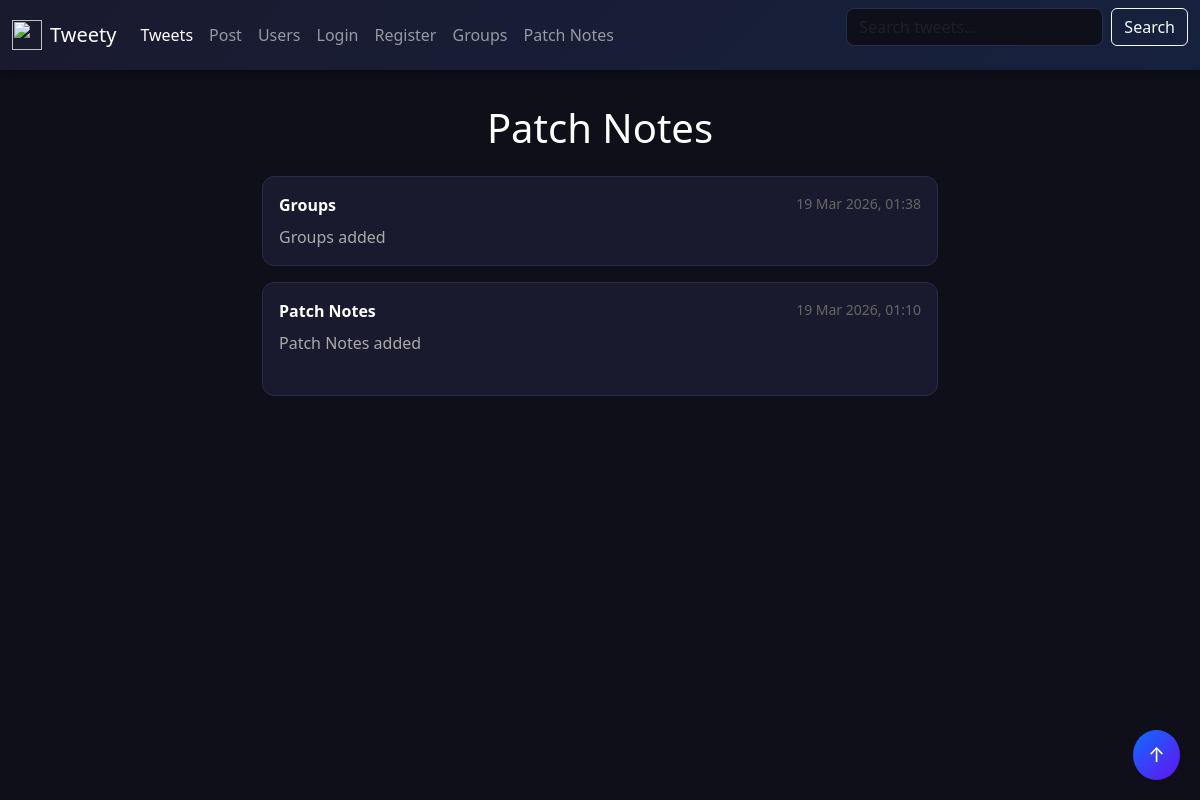
Page /tweetapp/patchnotes/ on the committed database.
### tweetapp/models.py (models this page shows, shortened)
class PatchNote(models.Model):
    title = models.CharField(max_length=100)
    content = models.TextField()
    version = models.CharField(max_length=20, blank=True)
    created_at = models.DateTimeField(auto_now_add=True)
    class Meta:
        ordering = ['-created_at']

### tweetapp/views.py (the view)
# urls.py: path('patchnotes/', views.patchnotes, name='patchnotes'),
def patchnotes(request):
    notes = models.PatchNote.objects.all()
    return render(request, 'tweetapp/patchnotes.html', {'notes': notes})

### tweetapp/templates/tweetapp/patchnotes.html (shortened to what this page needs)
{% extends "base.html" %}
{% block content %}
<div class="container" style="max-width: 700px; margin-top: 20px;">
    <h1 class="text-center mb-4">Patch Notes</h1>
    {% for note in notes %}
    <div class="card mb-3">
        <div class="card-body">
            <div class="d-flex justify-content-between align-items-start">
                <div>
                    <strong>{{ note.title }}</strong>
                </div>
                <div class="d-flex align-items-center gap-2">
                    <small style="color: #666;">{{ note.created_at|date:"d M Y, H:i" }}</small>
                </div>
            </div>
            <p class="mt-2 mb-0" style="white-space: pre-wrap; color: #aaa;">{{ note.content }}</p>
        </div>
    </div>
    {% empty %}
        <p class="text-center" style="color: #aaa;">No patch notes yet.</p>
    {% endfor %}
</div>
{% endblock %}

### tweetapp/static/tweetapp/customform.css (style rules this page uses)
html { scroll-behavior: smooth; }
body { background-color: #0f0f1a; color: #e0e0e0; }
.card { background-color: #1a1a2e; color: white; border: 1px solid #2a2a4a; border-radius: 12px; transition: transform 0.2s, box-shadow 0.2s; }
h1 { color: white; margin-bottom: 25px; padding-top: 10px; }

### rows in the picture
PatchNote: title "Groups", created_at "19 Mar 2026, 01:38", content "Groups added"
PatchNote: title "Patch Notes", created_at "19 Mar 2026, 01:10", content "Patch Notes added"
